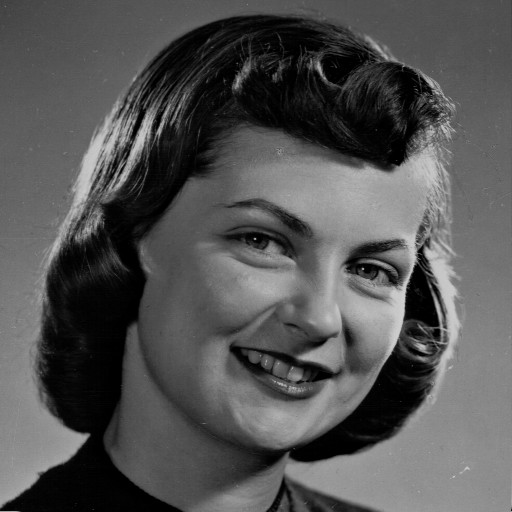
#> input picture girlface.jpg, 512 x 512 px
$ python q3.py
#> lines starting #> are read from the running program, lines starting #| are printed output that depends on the picture; after the words box and inside, x2 and y2 are one past the last pixel; in counts of white or black regions, pixels touching at a corner belong together
import matplotlib.pyplot as plt
from skimage import io, filters, feature

# Φόρτωση των εικόνων
girlface = io.imread('girlface.jpg', as_gray=True)
#> girlface is the input picture: shape (512, 512); min 0, max 212, mean 83.6
fruits = io.imread('fruits.jpg', as_gray=True)
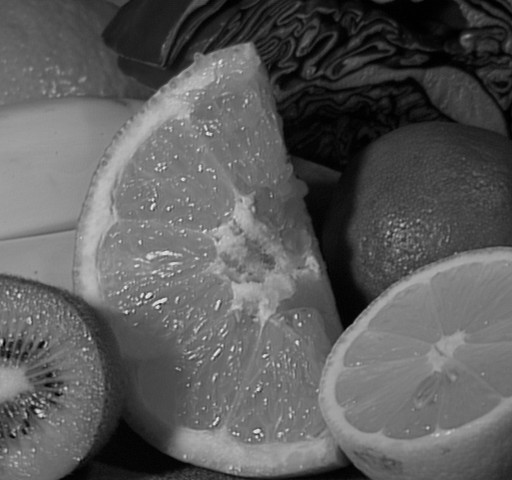
#> input picture fruits.jpg, 512 x 480 px
#> fruits is the input picture: shape (480, 512); min 0, max 238, mean 91.6
leaf = io.imread('leaf.jpg', as_gray=True)
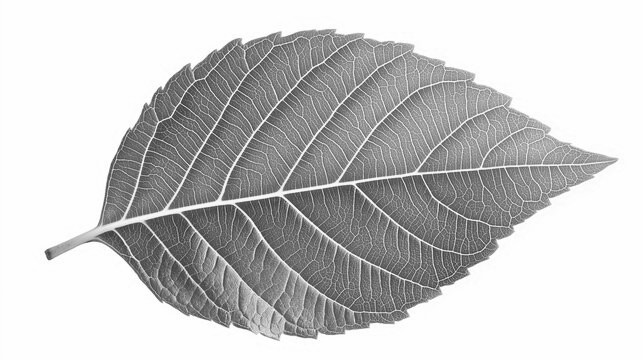
#> input picture leaf.jpg, 643 x 360 px
#> leaf is the input picture: shape (360, 643); min 48, max 255, mean 198.5

# Ερώτημα Α
# Εφαρμογή Otsu thresholding
threshold = filters.threshold_otsu(girlface)
#> threshold = 66
binary = girlface > threshold
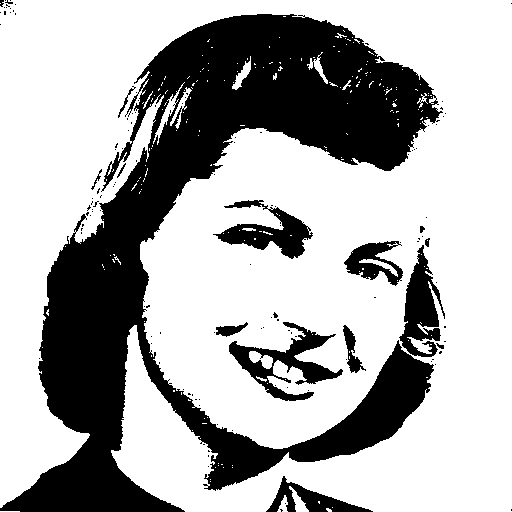
#> binary: shape (512, 512) bool; 68.2% white; 131 black regions (116 under 20 px), largest, box (x1, y1, x2, y2) and area: (0, 14, 443, 512) 71997, (229, 322, 343, 401) 2822, (399, 245, 445, 357) 2517

# Εμφάνιση αποτελέσματος
plt.figure(figsize=(12, 5))

plt.subplot(1, 2, 1)
plt.title("Αρχική εικόνα")
plt.imshow(girlface, cmap='gray')
plt.axis('off')

plt.subplot(1, 2, 2)
plt.title("Κύρια αντικείμενα εικόνας")
plt.imshow(binary, cmap='gray')
plt.axis('off')

plt.tight_layout()
plt.show()
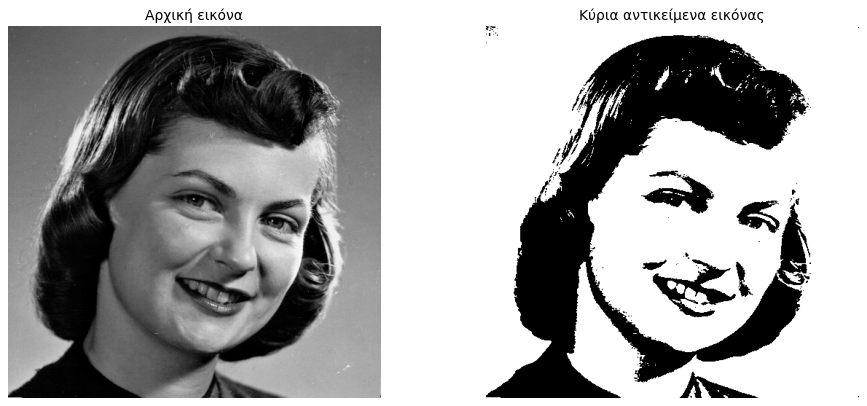
#> figure drawn by matplotlib, 2 panels

# Ερώτημα Β
# Εφαρμογή Gaussian φίλτρου για μείωση του θορύβου
blurred_image_fruits = filters.gaussian(fruits, sigma=1.4)

# Εφαρμογή φίλτρου Canny για ανίχνευση περιγραμμάτων
edges_fruits = feature.canny(blurred_image_fruits)
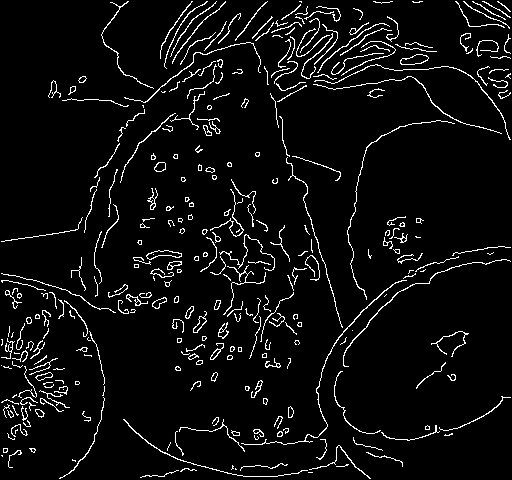
#> edges_fruits: shape (480, 512) bool; 5.4% white in thin lines or dots

# Εμφάνιση αποτελέσματος
plt.figure(figsize=(10, 5))

plt.subplot(1, 2, 1)
plt.title("Αρχική εικόνα")
plt.imshow(fruits, cmap='gray')
plt.axis('off')

plt.subplot(1, 2, 2)
plt.title("Περιγράμματα αντικειμένων εικόνας")
plt.imshow(edges_fruits, cmap='gray')
plt.axis('off')

plt.tight_layout()
plt.show()

# Ερώτημα Γ
# Εφαρμογή Gaussian blur για να έχουμε πιο καθαρό αποτέλεσμα
blurred_image_leaf = filters.gaussian(leaf, sigma=1.4)
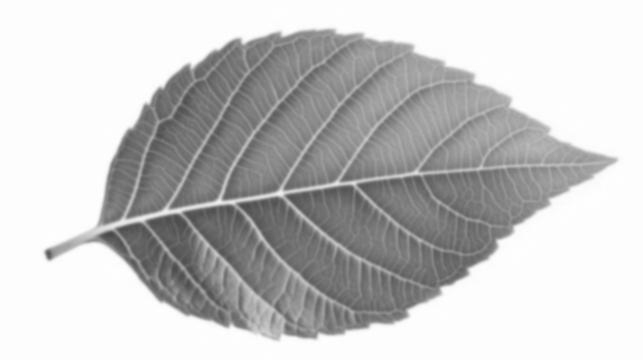
#> blurred_image_leaf: shape (360, 643) float64; min 0.279, max 0.998, mean 0.778

# Εφαρμογή φίλτρου Laplacian για τον εντοπισμό των λεπτομερειών
laplacian_image = filters.laplace(blurred_image_leaf)
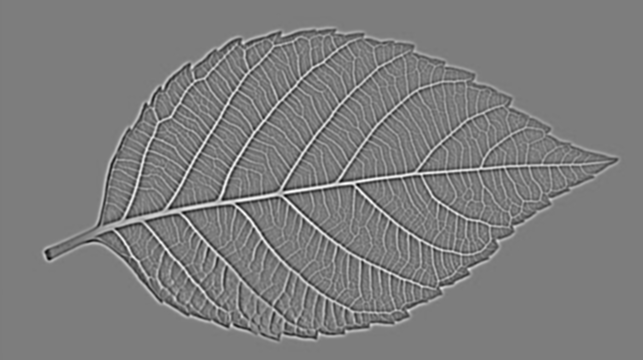
#> laplacian_image: shape (360, 643) float64; min -0.123, max 0.128, mean -3.5e-20; drawn with min black and max white

# Εμφάνιση αποτελέσματος
plt.figure(figsize=(12, 5))

plt.subplot(1, 2, 1)
plt.title("Αρχική εικόνα")
plt.imshow(leaf, cmap='gray')
plt.axis('off')

plt.subplot(1, 2, 2)
plt.title("Λεπτομέρειες αντικειμένων εικόνας")
plt.imshow(laplacian_image, cmap='gray')
plt.axis('off')

plt.tight_layout()
plt.show()
